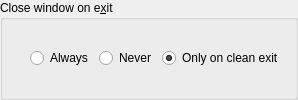
        <widget class="QGroupBox" name="groupBox_57">
         <property name="title">
          <string>Close window on e&amp;xit</string>
         </property>
         <property name="flat">
          <bool>true</bool>
         </property>
         <layout class="QHBoxLayout" name="horizontalLayout_7">
          <item>
           <widget class="QWidget" name="widget_27" native="true">
            <property name="sizePolicy">
             <sizepolicy hsizetype="Fixed" vsizetype="Fixed">
              <horstretch>0</horstretch>
              <verstretch>0</verstretch>
             </sizepolicy>
            </property>
            <property name="minimumSize">
             <size>
              <width>10</width>
              <height>10</height>
             </size>
            </property>
            <property name="maximumSize">
             <size>
              <width>10</width>
              <height>10</height>
             </size>
            </property>
           </widget>
          </item>
          <item>
           <widget class="QRadioButton" name="rb_exit_always">
            <property name="text">
             <string>Always</string>
            </property>
            <attribute name="buttonGroup">
             <string notr="true">gp_exit_close</string>
            </attribute>
           </widget>
          </item>
          <item>
           <widget class="QRadioButton" name="rb_exit_never">
            <property name="text">
             <string>Never</string>
            </property>
            <attribute name="buttonGroup">
             <string notr="true">gp_exit_close</string>
            </attribute>
           </widget>
          </item>
          <item>
           <widget class="QRadioButton" name="rb_exit_clean">
            <property name="text">
             <string>Only on clean exit</string>
            </property>
            <property name="checked">
             <bool>true</bool>
            </property>
            <attribute name="buttonGroup">
             <string notr="true">gp_exit_close</string>
            </attribute>
           </widget>
          </item>
         </layout>
        </widget>
